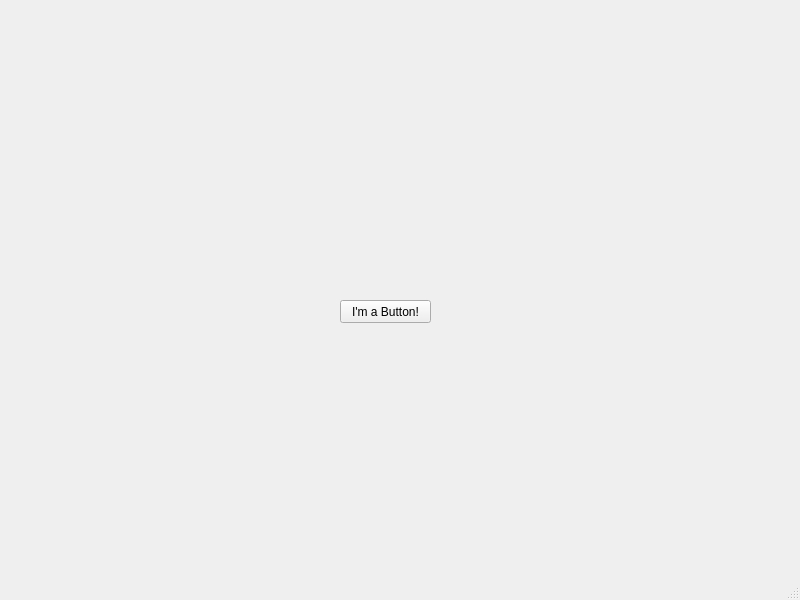
<?xml version="1.0" encoding="UTF-8"?>
<ui version="4.0">
 <class>MainWindow</class>
 <widget class="QMainWindow" name="MainWindow">
  <property name="geometry">
   <rect>
    <x>0</x>
    <y>0</y>
    <width>800</width>
    <height>600</height>
   </rect>
  </property>
  <property name="windowTitle">
   <string>MainWindow</string>
  </property>
  <widget class="QWidget" name="centralwidget">
   <widget class="QPushButton" name="pushButton">
    <property name="enabled">
     <bool>true</bool>
    </property>
    <property name="geometry">
     <rect>
      <x>340</x>
      <y>300</y>
      <width>91</width>
      <height>23</height>
     </rect>
    </property>
    <property name="text">
     <string>I'm a Button!</string>
    </property>
   </widget>
  </widget>
  <widget class="QMenuBar" name="menubar">
   <property name="geometry">
    <rect>
     <x>0</x>
     <y>0</y>
     <width>800</width>
     <height>23</height>
    </rect>
   </property>
  </widget>
  <widget class="QStatusBar" name="statusbar"/>
 </widget>
 <resources/>
 <connections/>
</ui>
